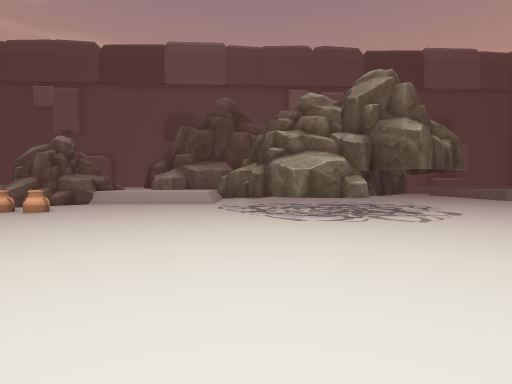
[1] (above)

24 first-person views from a walk through a scene from a Unity 3-D project. The camera is 1.5 m above the floor, tilts 2° down and sees 85° across. The floor is counted in squares, 2 m on a side. Each view is taken from the middle of a square. On the plan, view 1 faces up. The plan holds only what a view shows up to about 10 squares ahead; the rest is blank. The place goes on beyond the plan. The player character is not drawn. Some animated figures are not drawn.

[2]
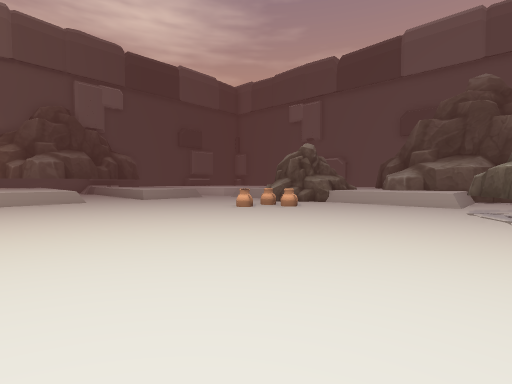

[3]
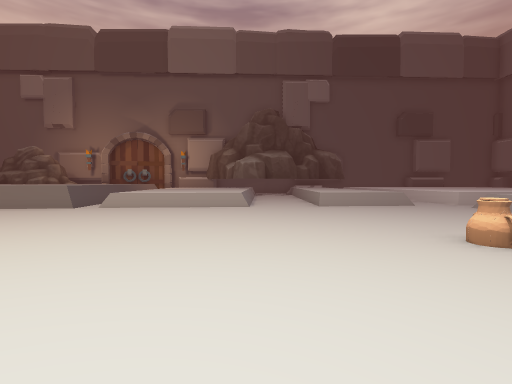

[4]
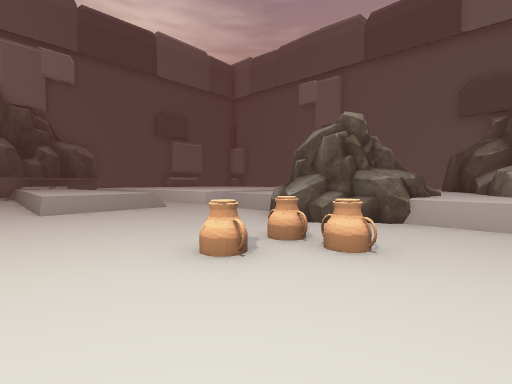

[5]
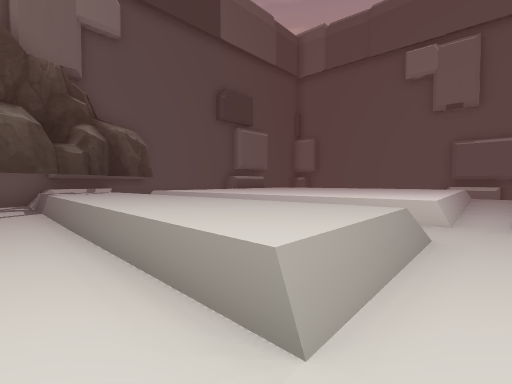

[6]
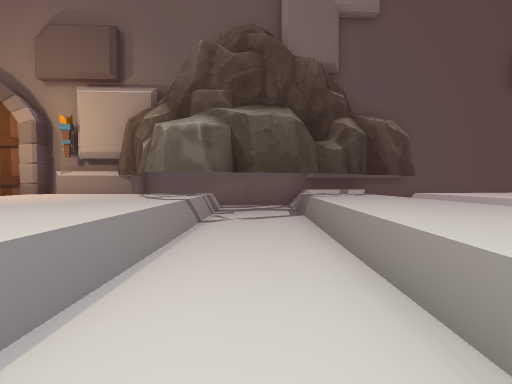

[7]
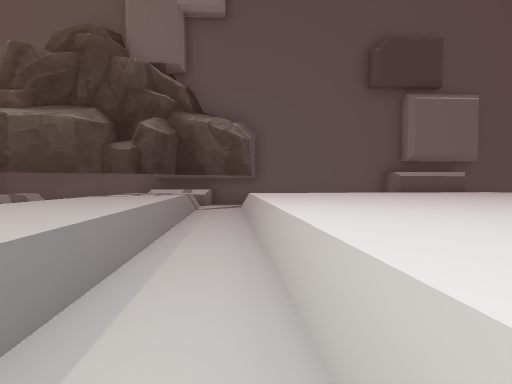

[8]
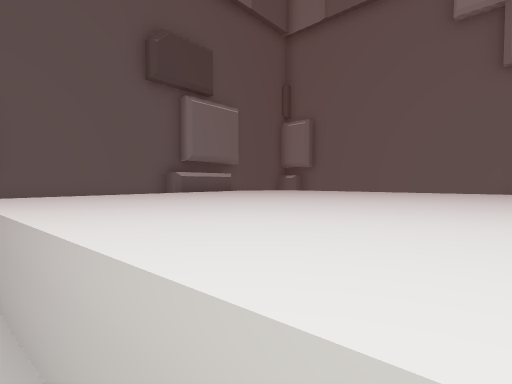

[9]
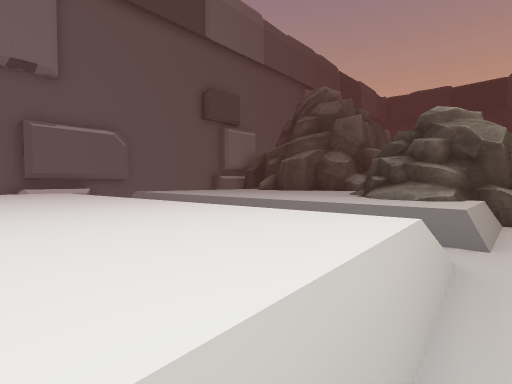

[10]
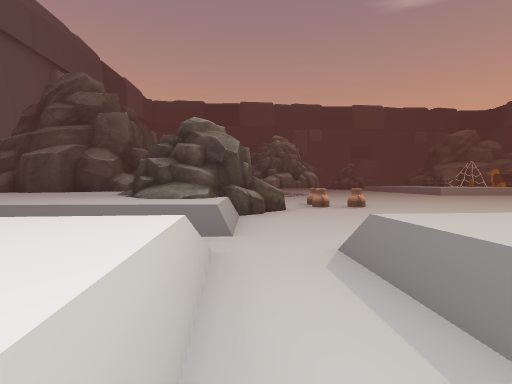

[11]
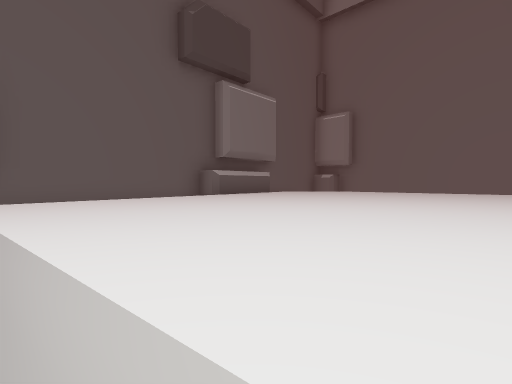

[12]
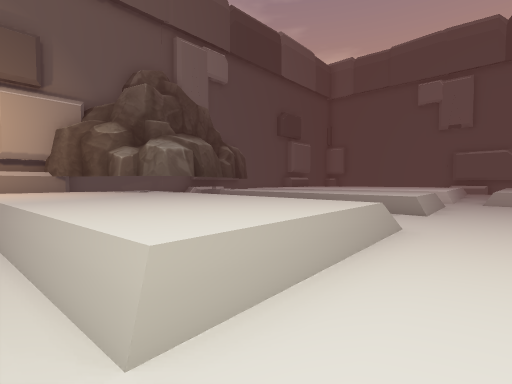

[13]
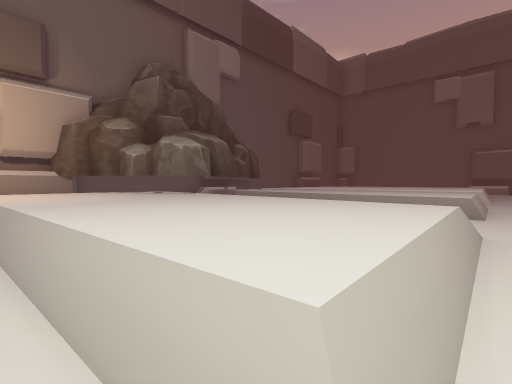

[14]
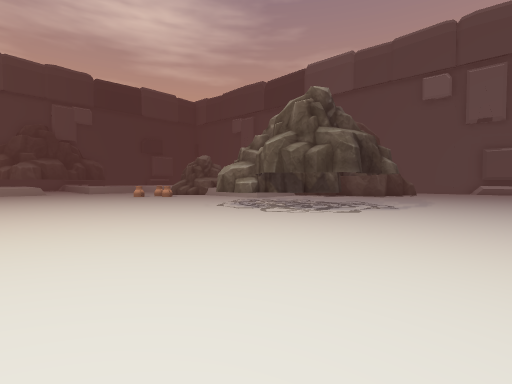

[15]
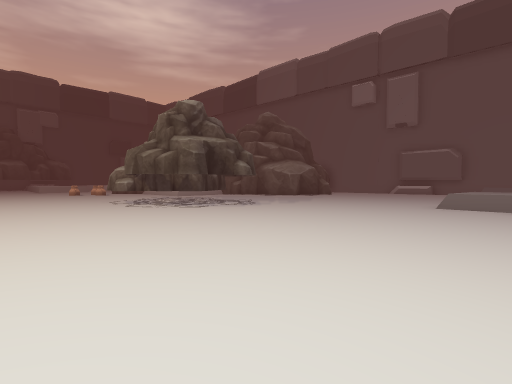

[16]
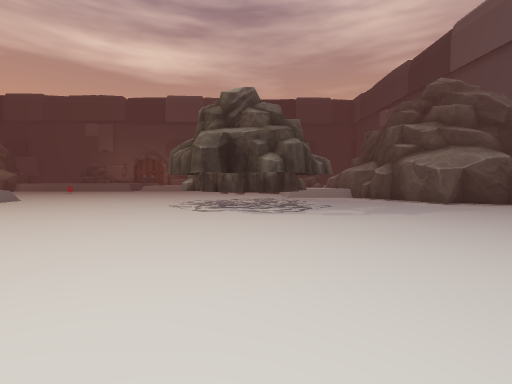

[17]
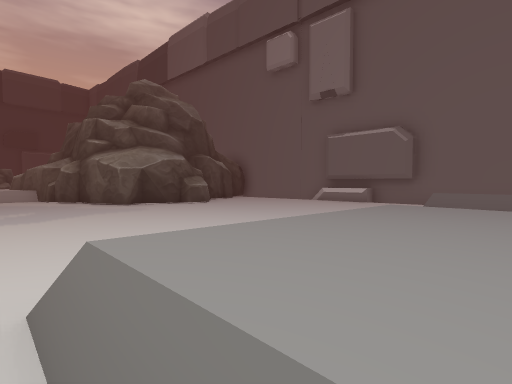

[18]
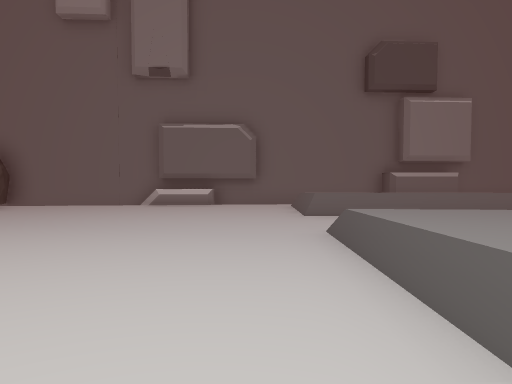

[19]
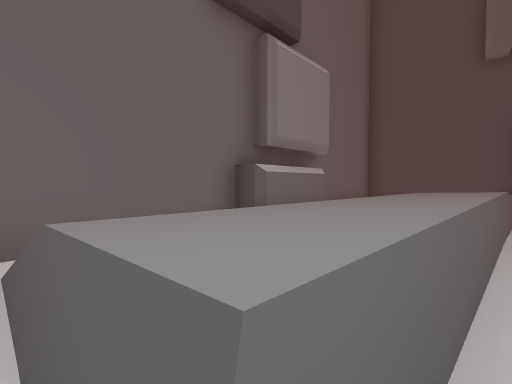

[20]
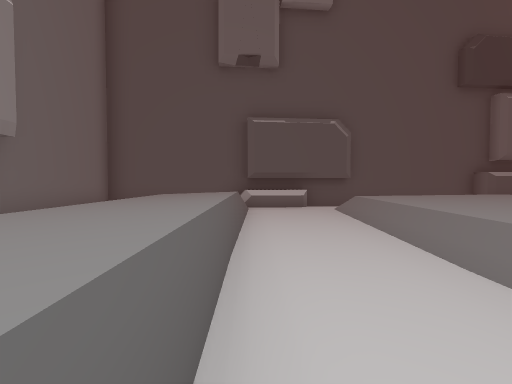

[21]
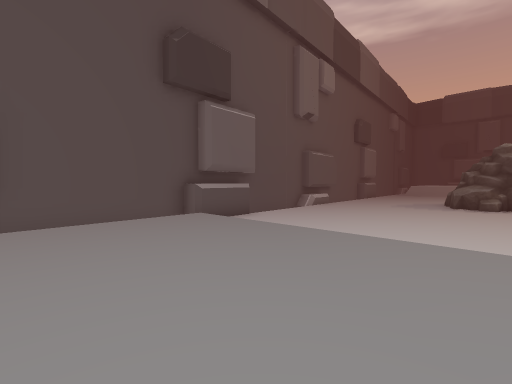

[22]
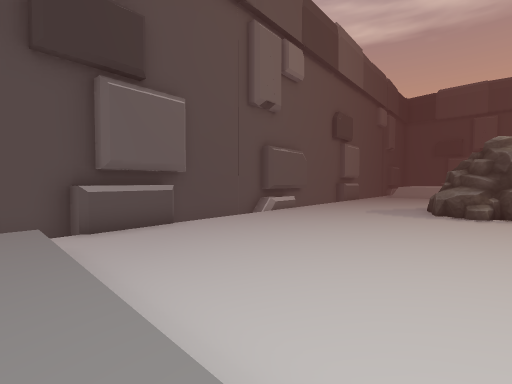

[23]
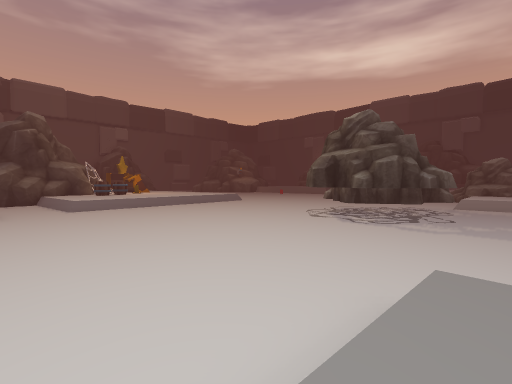

[24]
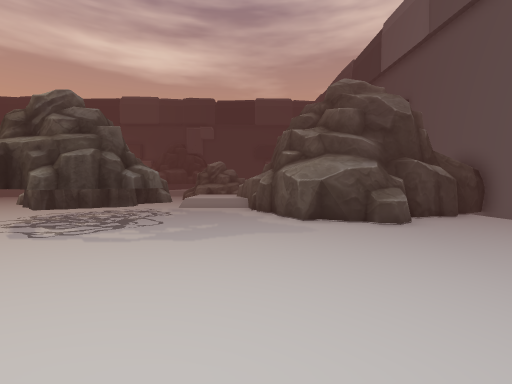

### Floor plan
Key: @ floor where view 1 was taken; # wall or solid block; x gap in a wall; . main floor; : floor 0.75 m higher than the main floor; / step, stairs or slope; = window, fence, low wall or low ledge; ^ raised ledge; v drop or lower ground; O other object.
Columns run from 23 left of view 1 to 22 right of it. Each row starts with its distance up from view 1.
 23                                          ####
 22                         #################   #
 21                         #vv..=...///////    #
 20       #####=            #......../^^^^^^^^^ #
 19      === ^= ^           #........=^^^^^^^^^=#
 18 #  ^^^^^^^^ ^           ##..................#
 17 # ^^^^^^^^^ ^^   #       ##.......  ........#
 16  ^^^^^^^^^^ ^^^ ^#       ##.......:/ //////.#
 15  #^^^^^^^^^ ^^^^^^#      #........:: :::::: #
 14 ##^^^^^^^^^ ^^^^^^#    ###........:: :::::: #
 13 #^^^^^^^^^^=^^^^^^^   ##.........=:: :::::: ##
 12 #^^^^^^^^^^=^^^##^^# ^...........=:::::::::  #
 11 #.^^^^^^^^^^^^^###^^ ^.........../// /////=..#
 10 # ^^^^^^^^^^^^^###^^^^.... ..................#
  9 # ^^^^^.......###...... ###. ................#
  8 #. ......^^=..........##  #.x................#
  7 ###^^^^^^^^^.....O.....####x ................#
  6 ##==^^^^^^^^....OO......##...................#
  5 #...^^^^^^^^.................................
  4 #... .......................................
  3 ###=#=^....................................
  2  ####^^^^^^^..............................
  1  ##^^^^^^^^^.................... ... ###.
  0  #^^^^^^^^^^...........@........  ..  ##
 -1  #^^^^^^^^^^.....
 -2  ##^^^^^^.......

Where each view was taken, in squares from view 1:
view 1: 0 up, 0 right, facing up
view 2: 0 up, 0 right, facing up-left
view 3: 3 up, 3 left, facing left
view 4: 4 up, 4 left, facing up-left
view 5: 4 up, 11 left, facing up-left
view 6: 4 up, 13 left, facing left
view 7: 9 up, 13 left, facing left
view 8: 9 up, 14 left, facing up-left
view 9: 9 up, 15 left, facing up-right
view 10: 9 up, 15 left, facing right
view 11: 9 up, 16 left, facing up-left
view 12: 2 down, 10 left, facing up-left
view 13: 2 down, 11 left, facing up-left
view 14: 0 up, 8 right, facing up-left
view 15: 2 up, 12 right, facing up-left
view 16: 8 up, 12 right, facing left
view 17: 11 up, 12 right, facing up-left
view 18: 12 up, 9 right, facing up
view 19: 18 up, 10 right, facing up-right
view 20: 18 up, 12 right, facing right
view 21: 15 up, 14 right, facing down-right
view 22: 12 up, 14 right, facing down-right
view 23: 12 up, 13 right, facing down-left
view 24: 13 up, 11 right, facing left
